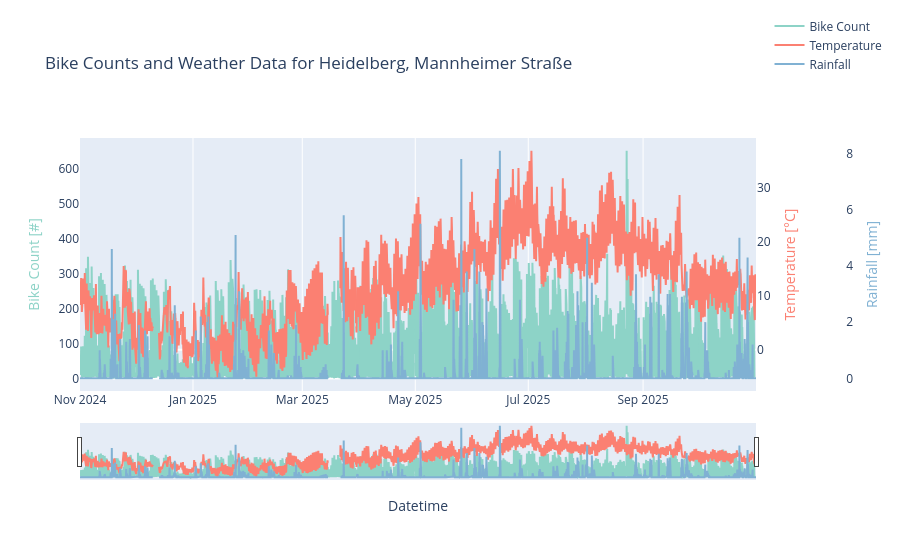

The notebook cell saved with this chart:
### Code cell
plot_data_overlay("Heidelberg", "Mannheimer Straße")

### Figure 1 — Plotly figure (JSON) as saved in the notebook; plotly's stock layout.template omitted (floating-point values rounded to 4 significant figures; data arrays with more than 128 entries replaced by an {"elided": "..."} marker saying what was removed)
{"data": [{"line": {"color": "rgb(141,211,199)"}, "name": "Bike Count", "type": "scatter", "x": {"elided": "8761 str values"}, "y": {"elided": "8761 float values"}, "yaxis": "y"}, {"line": {"color": "rgb(251,128,114)"}, "name": "Temperature", "type": "scatter", "x": {"elided": "8761 str values"}, "y": {"elided": "8761 float values"}, "yaxis": "y2"}, {"line": {"color": "rgb(128,177,211)"}, "name": "Rainfall", "type": "scatter", "x": {"elided": "8761 str values"}, "y": {"elided": "8761 float values"}, "yaxis": "y3"}], "layout": {"hovermode": "x unified", "legend": {"y": 1.5}, "title": {"text": "Bike Counts and Weather Data for Heidelberg, Mannheimer Straße"}, "xaxis": {"rangeslider": {"visible": true}, "title": {"text": "Datetime"}}, "yaxis": {"showgrid": false, "side": "left", "title": {"font": {"color": "rgb(141,211,199)"}, "text": "Bike Count [#]"}}, "yaxis2": {"anchor": "x", "overlaying": "y", "showgrid": false, "side": "right", "title": {"font": {"color": "rgb(251,128,114)"}, "text": "Temperature [°C]"}}, "yaxis3": {"anchor": "free", "autoshift": true, "overlaying": "y", "shift": 50, "showgrid": false, "side": "right", "title": {"font": {"color": "rgb(128,177,211)"}, "text": "Rainfall [mm]"}}}}
